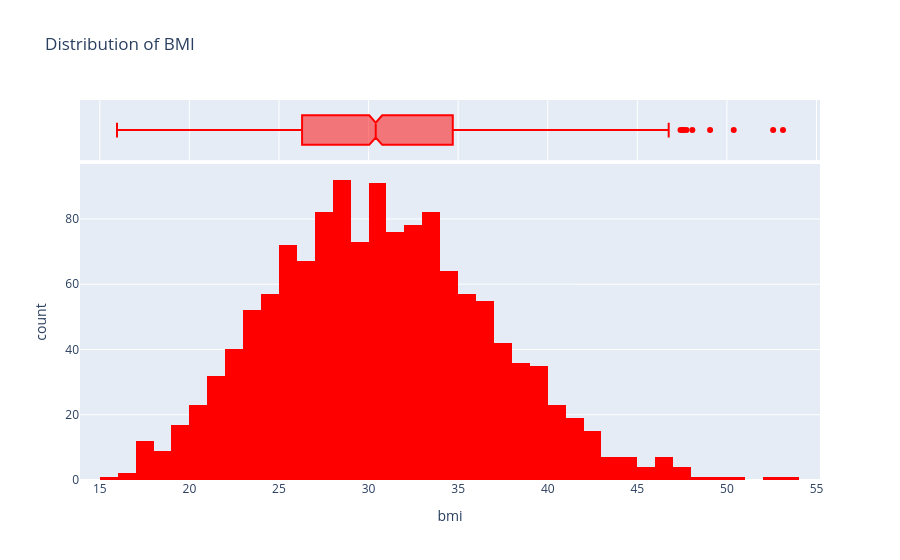

The notebook cell saved with this chart:
### Markdown cell above
## Body Mass Index

### Code cell
fig = px.histogram(medical,
                    x="bmi",
                    marginal="box",
                    nbins=47,
                   color_discrete_sequence = ["red"],
                    title= "Distribution of BMI")
fig.show()

### Figure 1 — Plotly figure (JSON) as saved in the notebook; plotly's stock layout.template omitted (floating-point values rounded to 4 significant figures; data arrays with more than 128 entries replaced by an {"elided": "..."} marker saying what was removed)
{"data": [{"bingroup": "x", "hovertemplate": "bmi=%{x}<br>count=%{y}<extra></extra>", "legendgroup": "", "marker": {"color": "red", "pattern": {"shape": ""}}, "name": "", "nbinsx": 47, "orientation": "v", "showlegend": false, "type": "histogram", "x": {"elided": "1338 float values"}, "xaxis": "x", "yaxis": "y"}, {"hovertemplate": "bmi=%{x}<extra></extra>", "legendgroup": "", "marker": {"color": "red"}, "name": "", "notched": true, "showlegend": false, "type": "box", "x": {"elided": "1338 float values"}, "xaxis": "x2", "yaxis": "y2"}], "layout": {"autosize": true, "barmode": "relative", "legend": {"tracegroupgap": 0}, "title": {"text": "Distribution of BMI"}, "xaxis": {"anchor": "y", "autorange": true, "domain": [0, 1], "range": [13.9, 55.2], "title": {"text": "bmi"}, "type": "linear"}, "xaxis2": {"anchor": "y2", "autorange": true, "domain": [0, 1], "matches": "x", "range": [13.9, 55.2], "showgrid": true, "showticklabels": false, "type": "linear"}, "yaxis": {"anchor": "x", "autorange": true, "domain": [0, 0.8316], "range": [0, 96.84], "title": {"text": "count"}}, "yaxis2": {"anchor": "x2", "autorange": true, "domain": [0.8416, 1], "matches": "y2", "range": [-0.5, 0.5], "showgrid": false, "showline": false, "showticklabels": false, "ticks": "", "type": "category"}}}
